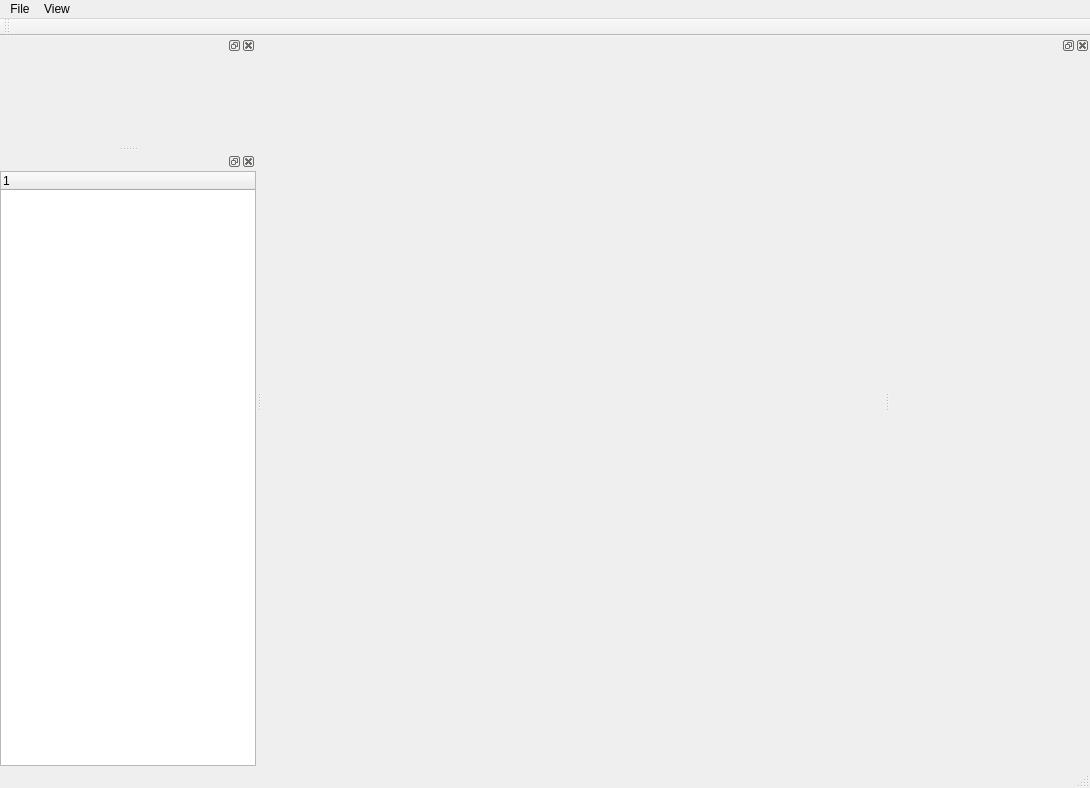
<?xml version="1.0" encoding="UTF-8"?>
<ui version="4.0">
 <class>EditorClass</class>
 <widget class="QMainWindow" name="EditorClass">
  <property name="geometry">
   <rect>
    <x>0</x>
    <y>0</y>
    <width>1090</width>
    <height>788</height>
   </rect>
  </property>
  <property name="windowTitle">
   <string>Editor</string>
  </property>
  <widget class="QWidget" name="centralWidget">
   <layout class="QGridLayout" name="gridLayout_2">
    <property name="leftMargin">
     <number>0</number>
    </property>
    <property name="topMargin">
     <number>0</number>
    </property>
    <property name="rightMargin">
     <number>0</number>
    </property>
    <property name="bottomMargin">
     <number>0</number>
    </property>
    <item row="0" column="0">
     <widget class="OpenglWidget" name="_glWidget" native="true"/>
    </item>
   </layout>
  </widget>
  <widget class="QMenuBar" name="menuBar">
   <property name="geometry">
    <rect>
     <x>0</x>
     <y>0</y>
     <width>1090</width>
     <height>23</height>
    </rect>
   </property>
   <widget class="QMenu" name="menuFile">
    <property name="title">
     <string>File</string>
    </property>
    <addaction name="actionOpen"/>
    <addaction name="actionSave"/>
   </widget>
   <widget class="QMenu" name="menuView">
    <property name="title">
     <string>View</string>
    </property>
    <addaction name="actionPoint"/>
    <addaction name="actionLine"/>
    <addaction name="actionFace"/>
   </widget>
   <addaction name="menuFile"/>
   <addaction name="menuView"/>
  </widget>
  <widget class="QToolBar" name="mainToolBar">
   <attribute name="toolBarArea">
    <enum>TopToolBarArea</enum>
   </attribute>
   <attribute name="toolBarBreak">
    <bool>false</bool>
   </attribute>
  </widget>
  <widget class="QStatusBar" name="statusBar"/>
  <widget class="QDockWidget" name="dockWidget">
   <property name="minimumSize">
    <size>
     <width>200</width>
     <height>38</height>
    </size>
   </property>
   <attribute name="dockWidgetArea">
    <number>1</number>
   </attribute>
   <widget class="ModelWidget" name="_modelList"/>
  </widget>
  <widget class="QDockWidget" name="dockWidget_2">
   <attribute name="dockWidgetArea">
    <number>1</number>
   </attribute>
   <widget class="QWidget" name="dockWidgetContents_2">
    <layout class="QGridLayout" name="gridLayout">
     <property name="leftMargin">
      <number>0</number>
     </property>
     <property name="topMargin">
      <number>0</number>
     </property>
     <property name="rightMargin">
      <number>0</number>
     </property>
     <property name="bottomMargin">
      <number>0</number>
     </property>
     <item row="0" column="0">
      <widget class="QTreeWidget" name="_sceneTreeWidget">
       <column>
        <property name="text">
         <string notr="true">1</string>
        </property>
       </column>
      </widget>
     </item>
    </layout>
   </widget>
  </widget>
  <widget class="QDockWidget" name="dockWidget_3">
   <property name="minimumSize">
    <size>
     <width>200</width>
     <height>38</height>
    </size>
   </property>
   <attribute name="dockWidgetArea">
    <number>2</number>
   </attribute>
   <widget class="QtTreePropertyBrowser" name="_proptertyTree"/>
  </widget>
  <action name="actionOpen">
   <property name="text">
    <string>Open</string>
   </property>
  </action>
  <action name="actionSave">
   <property name="text">
    <string>Save</string>
   </property>
  </action>
  <action name="actionPoint">
   <property name="text">
    <string>Point</string>
   </property>
  </action>
  <action name="actionLine">
   <property name="text">
    <string>Line</string>
   </property>
  </action>
  <action name="actionFace">
   <property name="text">
    <string>Face</string>
   </property>
  </action>
 </widget>
 <layoutdefault spacing="6" margin="11"/>
 <customwidgets>
  <customwidget>
   <class>OpenglWidget</class>
   <extends>QWidget</extends>
   <header>OpenglWidget.h</header>
   <container>1</container>
  </customwidget>
  <customwidget>
   <class>ModelWidget</class>
   <extends>QWidget</extends>
   <header>ModelWidget.h</header>
   <container>1</container>
  </customwidget>
  <customwidget>
   <class>QtTreePropertyBrowser</class>
   <extends>QWidget</extends>
   <header location="global">qttreepropertybrowser.h</header>
   <container>1</container>
  </customwidget>
 </customwidgets>
 <resources>
  <include location="Editor.qrc"/>
 </resources>
 <connections/>
</ui>
